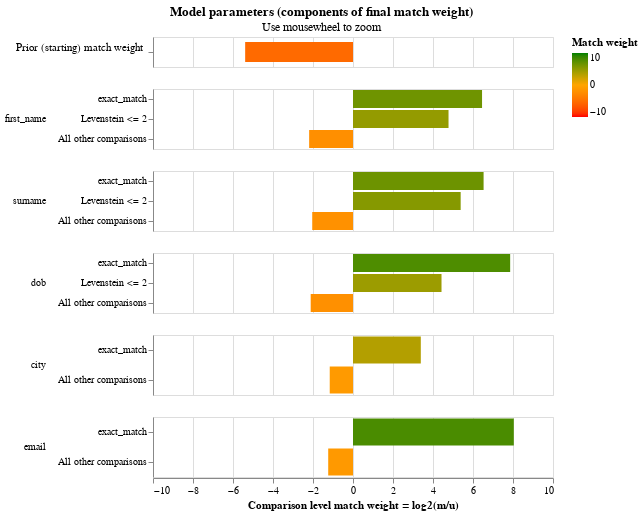

Notebook code cell kept with this figure:
### Code cell
linker.match_weights_chart()

### Figure 1 — Vega-Lite specification as saved in the notebook (floating-point values rounded to 4 significant figures)
{"$schema": "https://vega.github.io/schema/vega-lite/v5.2.json", "config": {"header": {"title": null}, "mark": {"tooltip": null}, "title": {"anchor": "middle"}, "view": {"height": 60, "width": 400}}, "data": {"values": [{"bayes_factor": 0.02382, "bayes_factor_description": "The probability that two random records drawn at random match is 0.023 or one in  43.0 records.This is equivalent to a starting match weight of -5.392.", "comparison_name": "probability_two_random_records_match", "comparison_sort_order": -1, "comparison_vector_value": 0, "has_tf_adjustments": false, "is_null_level": false, "label_for_charts": "", "log2_bayes_factor": -5.392, "m_probability": null, "m_probability_description": null, "max_comparison_vector_value": 0, "probability_two_random_records_match": 0.02326, "sql_condition": null, "tf_adjustment_column": null, "tf_adjustment_weight": null, "u_probability": null, "u_probability_description": null}, {"bayes_factor": 87.57, "bayes_factor_description": "If comparison level is `exact_match` then comparison is 87.57 times more likely to be a match", "comparison_name": "first_name", "comparison_sort_order": 0, "comparison_vector_value": 2, "has_tf_adjustments": true, "is_null_level": false, "label_for_charts": "exact_match", "log2_bayes_factor": 6.452, "m_probability": 0.5074, "m_probability_description": "Amongst matching record comparisons, 50.74% of records are in the exact_match comparison level", "max_comparison_vector_value": 2, "probability_two_random_records_match": 0.02326, "sql_condition": "first_name_l = first_name_r", "tf_adjustment_column": "first_name", "tf_adjustment_weight": 1, "u_probability": 0.005794, "u_probability_description": "Amongst non-matching record comparisons, 0.58% of records are in the exact_match comparison level"}, {"bayes_factor": 27.41, "bayes_factor_description": "If comparison level is `levenstein <= 2` then comparison is 27.41 times more likely to be a match", "comparison_name": "first_name", "comparison_sort_order": 0, "comparison_vector_value": 1, "has_tf_adjustments": false, "is_null_level": false, "label_for_charts": "Levenstein <= 2", "log2_bayes_factor": 4.777, "m_probability": 0.2774, "m_probability_description": "Amongst matching record comparisons, 27.74% of records are in the levenstein <= 2 comparison level", "max_comparison_vector_value": 2, "probability_two_random_records_match": 0.02326, "sql_condition": "levenshtein(first_name_l, first_name_r) <= 2", "tf_adjustment_column": null, "tf_adjustment_weight": 1, "u_probability": 0.01012, "u_probability_description": "Amongst non-matching record comparisons, 1.01% of records are in the levenstein <= 2 comparison level"}, {"bayes_factor": 0.2188, "bayes_factor_description": "If comparison level is `all other comparisons` then comparison is  4.57 times less likely to be a match", "comparison_name": "first_name", "comparison_sort_order": 0, "comparison_vector_value": 0, "has_tf_adjustments": false, "is_null_level": false, "label_for_charts": "All other comparisons", "log2_bayes_factor": -2.193, "m_probability": 0.2153, "m_probability_description": "Amongst matching record comparisons, 21.53% of records are in the all other comparisons comparison level", "max_comparison_vector_value": 2, "probability_two_random_records_match": 0.02326, "sql_condition": "ELSE", "tf_adjustment_column": null, "tf_adjustment_weight": 1, "u_probability": 0.9841, "u_probability_description": "Amongst non-matching record comparisons, 98.41% of records are in the all other comparisons comparison level"}, {"bayes_factor": 92.39, "bayes_factor_description": "If comparison level is `exact_match` then comparison is 92.39 times more likely to be a match", "comparison_name": "surname", "comparison_sort_order": 1, "comparison_vector_value": 2, "has_tf_adjustments": true, "is_null_level": false, "label_for_charts": "exact_match", "log2_bayes_factor": 6.53, "m_probability": 0.4518, "m_probability_description": "Amongst matching record comparisons, 45.18% of records are in the exact_match comparison level", "max_comparison_vector_value": 2, "probability_two_random_records_match": 0.02326, "sql_condition": "surname_l = surname_r", "tf_adjustment_column": "surname", "tf_adjustment_weight": 1, "u_probability": 0.00489, "u_probability_description": "Amongst non-matching record comparisons, 0.49% of records are in the exact_match comparison level"}, {"bayes_factor": 41.74, "bayes_factor_description": "If comparison level is `levenstein <= 2` then comparison is 41.74 times more likely to be a match", "comparison_name": "surname", "comparison_sort_order": 1, "comparison_vector_value": 1, "has_tf_adjustments": false, "is_null_level": false, "label_for_charts": "Levenstein <= 2", "log2_bayes_factor": 5.384, "m_probability": 0.3078, "m_probability_description": "Amongst matching record comparisons, 30.78% of records are in the levenstein <= 2 comparison level", "max_comparison_vector_value": 2, "probability_two_random_records_match": 0.02326, "sql_condition": "levenshtein(surname_l, surname_r) <= 2", "tf_adjustment_column": null, "tf_adjustment_weight": 1, "u_probability": 0.007374, "u_probability_description": "Amongst non-matching record comparisons, 0.74% of records are in the levenstein <= 2 comparison level"}, {"bayes_factor": 0.2434, "bayes_factor_description": "If comparison level is `all other comparisons` then comparison is  4.11 times less likely to be a match", "comparison_name": "surname", "comparison_sort_order": 1, "comparison_vector_value": 0, "has_tf_adjustments": false, "is_null_level": false, "label_for_charts": "All other comparisons", "log2_bayes_factor": -2.039, "m_probability": 0.2404, "m_probability_description": "Amongst matching record comparisons, 24.04% of records are in the all other comparisons comparison level", "max_comparison_vector_value": 2, "probability_two_random_records_match": 0.02326, "sql_condition": "ELSE", "tf_adjustment_column": null, "tf_adjustment_weight": 1, "u_probability": 0.9877, "u_probability_description": "Amongst non-matching record comparisons, 98.77% of records are in the all other comparisons comparison level"}, {"bayes_factor": 232.0, "bayes_factor_description": "If comparison level is `exact_match` then comparison is 232.03 times more likely to be a match", "comparison_name": "dob", "comparison_sort_order": 2, "comparison_vector_value": 2, "has_tf_adjustments": true, "is_null_level": false, "label_for_charts": "exact_match", "log2_bayes_factor": 7.858, "m_probability": 0.4055, "m_probability_description": "Amongst matching record comparisons, 40.55% of records are in the exact_match comparison level", "max_comparison_vector_value": 2, "probability_two_random_records_match": 0.02326, "sql_condition": "dob_l = dob_r", "tf_adjustment_column": "dob", "tf_adjustment_weight": 1, "u_probability": 0.001748, "u_probability_description": "Amongst non-matching record comparisons, 0.17% of records are in the exact_match comparison level"}, {"bayes_factor": 21.49, "bayes_factor_description": "If comparison level is `levenstein <= 2` then comparison is 21.49 times more likely to be a match", "comparison_name": "dob", "comparison_sort_order": 2, "comparison_vector_value": 1, "has_tf_adjustments": false, "is_null_level": false, "label_for_charts": "Levenstein <= 2", "log2_bayes_factor": 4.426, "m_probability": 0.3679, "m_probability_description": "Amongst matching record comparisons, 36.79% of records are in the levenstein <= 2 comparison level", "max_comparison_vector_value": 2, "probability_two_random_records_match": 0.02326, "sql_condition": "levenshtein(dob_l, dob_r) <= 2", "tf_adjustment_column": null, "tf_adjustment_weight": 1, "u_probability": 0.01712, "u_probability_description": "Amongst non-matching record comparisons, 1.71% of records are in the levenstein <= 2 comparison level"}, {"bayes_factor": 0.2309, "bayes_factor_description": "If comparison level is `all other comparisons` then comparison is  4.33 times less likely to be a match", "comparison_name": "dob", "comparison_sort_order": 2, "comparison_vector_value": 0, "has_tf_adjustments": false, "is_null_level": false, "label_for_charts": "All other comparisons", "log2_bayes_factor": -2.115, "m_probability": 0.2265, "m_probability_description": "Amongst matching record comparisons, 22.65% of records are in the all other comparisons comparison level", "max_comparison_vector_value": 2, "probability_two_random_records_match": 0.02326, "sql_condition": "ELSE", "tf_adjustment_column": null, "tf_adjustment_weight": 1, "u_probability": 0.9811, "u_probability_description": "Amongst non-matching record comparisons, 98.11% of records are in the all other comparisons comparison level"}, {"bayes_factor": 10.48, "bayes_factor_description": "If comparison level is `exact_match` then comparison is 10.48 times more likely to be a match", "comparison_name": "city", "comparison_sort_order": 3, "comparison_vector_value": 1, "has_tf_adjustments": true, "is_null_level": false, "label_for_charts": "exact_match", "log2_bayes_factor": 3.39, "m_probability": 0.5782, "m_probability_description": "Amongst matching record comparisons, 57.82% of records are in the exact_match comparison level", "max_comparison_vector_value": 1, "probability_two_random_records_match": 0.02326, "sql_condition": "city_l = city_r", "tf_adjustment_column": "city", "tf_adjustment_weight": 1, "u_probability": 0.05515, "u_probability_description": "Amongst non-matching record comparisons, 5.51% of records are in the exact_match comparison level"}, {"bayes_factor": 0.4464, "bayes_factor_description": "If comparison level is `all other comparisons` then comparison is  2.24 times less likely to be a match", "comparison_name": "city", "comparison_sort_order": 3, "comparison_vector_value": 0, "has_tf_adjustments": false, "is_null_level": false, "label_for_charts": "All other comparisons", "log2_bayes_factor": -1.164, "m_probability": 0.4218, "m_probability_description": "Amongst matching record comparisons, 42.18% of records are in the all other comparisons comparison level", "max_comparison_vector_value": 1, "probability_two_random_records_match": 0.02326, "sql_condition": "ELSE", "tf_adjustment_column": null, "tf_adjustment_weight": 1, "u_probability": 0.9449, "u_probability_description": "Amongst non-matching record comparisons, 94.49% of records are in the all other comparisons comparison level"}, {"bayes_factor": 263.2, "bayes_factor_description": "If comparison level is `exact_match` then comparison is 263.23 times more likely to be a match", "comparison_name": "email", "comparison_sort_order": 4, "comparison_vector_value": 1, "has_tf_adjustments": true, "is_null_level": false, "label_for_charts": "exact_match", "log2_bayes_factor": 8.04, "m_probability": 0.5775, "m_probability_description": "Amongst matching record comparisons, 57.75% of records are in the exact_match comparison level", "max_comparison_vector_value": 1, "probability_two_random_records_match": 0.02326, "sql_condition": "email_l = email_r", "tf_adjustment_column": "email", "tf_adjustment_weight": 1, "u_probability": 0.002194, "u_probability_description": "Amongst non-matching record comparisons, 0.22% of records are in the exact_match comparison level"}, {"bayes_factor": 0.4234, "bayes_factor_description": "If comparison level is `all other comparisons` then comparison is  2.36 times less likely to be a match", "comparison_name": "email", "comparison_sort_order": 4, "comparison_vector_value": 0, "has_tf_adjustments": false, "is_null_level": false, "label_for_charts": "All other comparisons", "log2_bayes_factor": -1.24, "m_probability": 0.4225, "m_probability_description": "Amongst matching record comparisons, 42.25% of records are in the all other comparisons comparison level", "max_comparison_vector_value": 1, "probability_two_random_records_match": 0.02326, "sql_condition": "ELSE", "tf_adjustment_column": null, "tf_adjustment_weight": 1, "u_probability": 0.9978, "u_probability_description": "Amongst non-matching record comparisons, 99.78% of records are in the all other comparisons comparison level"}]}, "resolve": {"axis": {"y": "independent"}, "scale": {"y": "independent"}}, "selection": {"zoom_selector": {"bind": "scales", "encodings": ["x"], "type": "interval"}}, "title": {"subtitle": "Use mousewheel to zoom", "text": "Model parameters (components of final match weight)"}, "vconcat": [{"encoding": {"color": {"field": "log2_bayes_factor", "scale": {"domain": [-10, 0, 10], "range": ["red", "orange", "green"]}, "title": "Match weight", "type": "quantitative"}, "tooltip": [{"field": "comparison_name", "title": "Comparison name", "type": "nominal"}, {"field": "probability_two_random_records_match", "format": ".4f", "title": "Probability two random records match", "type": "nominal"}, {"field": "log2_bayes_factor", "format": ",.4f", "title": "Equivalent match weight", "type": "quantitative"}, {"field": "bayes_factor_description", "title": "Match weight description", "type": "nominal"}], "x": {"axis": {"domain": false, "labels": false, "ticks": false, "title": ""}, "field": "log2_bayes_factor", "scale": {"domain": [-10, 10]}, "type": "quantitative"}, "y": {"axis": {"title": "Prior (starting) match weight", "titleAlign": "right", "titleAngle": 0, "titleFontWeight": "normal"}, "field": "label_for_charts", "sort": {"field": "comparison_vector_value", "order": "descending"}, "type": "nominal"}}, "height": 30, "mark": {"clip": true, "height": 20, "type": "bar"}, "selection": {"zoom_selector": {"bind": "scales", "encodings": ["x"], "type": "interval"}}, "transform": [{"filter": "(datum.comparison_name == 'probability_two_random_records_match')"}]}, {"encoding": {"color": {"field": "log2_bayes_factor", "scale": {"domain": [-10, 0, 10], "range": ["red", "orange", "green"]}, "title": "Match weight", "type": "quantitative"}, "row": {"field": "comparison_name", "header": {"labelAlign": "left", "labelAnchor": "middle", "labelAngle": 0}, "sort": {"field": "comparison_sort_order"}, "type": "nominal"}, "tooltip": [{"field": "comparison_name", "title": "Comparison name", "type": "nominal"}, {"field": "label_for_charts", "title": "Label", "type": "ordinal"}, {"field": "sql_condition", "title": "SQL condition", "type": "nominal"}, {"field": "m_probability", "format": ".4f", "title": "M probability", "type": "quantitative"}, {"field": "u_probability", "format": ".4f", "title": "U probability", "type": "quantitative"}, {"field": "bayes_factor", "format": ",.4f", "title": "Bayes factor = m/u", "type": "quantitative"}, {"field": "log2_bayes_factor", "format": ",.4f", "title": "Match weight = log2(m/u)", "type": "quantitative"}, {"field": "bayes_factor_description", "title": "Match weight description", "type": "nominal"}], "x": {"axis": {"title": "Comparison level match weight = log2(m/u)"}, "field": "log2_bayes_factor", "scale": {"domain": [-10, 10]}, "type": "quantitative"}, "y": {"axis": {"title": null}, "field": "label_for_charts", "sort": {"field": "comparison_vector_value", "order": "descending"}, "type": "nominal"}}, "mark": {"clip": true, "type": "bar"}, "resolve": {"axis": {"y": "independent"}, "scale": {"y": "independent"}}, "selection": {"zoom_selector": {"bind": "scales", "encodings": ["x"], "type": "interval"}}, "transform": [{"filter": "(datum.comparison_name != 'probability_two_random_records_match')"}]}]}
